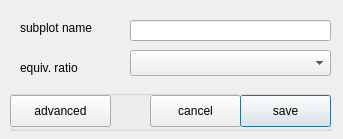
<?xml version="1.0" encoding="UTF-8"?>
<ui version="4.0">
 <class>Dialog</class>
 <widget class="QDialog" name="Dialog">
  <property name="geometry">
   <rect>
    <x>0</x>
    <y>0</y>
    <width>343</width>
    <height>139</height>
   </rect>
  </property>
  <property name="windowTitle">
   <string>subplot</string>
  </property>
  <widget class="QGroupBox" name="groupBox_3">
   <property name="geometry">
    <rect>
     <x>10</x>
     <y>90</y>
     <width>321</width>
     <height>41</height>
    </rect>
   </property>
   <property name="title">
    <string/>
   </property>
   <property name="flat">
    <bool>true</bool>
   </property>
   <widget class="QPushButton" name="btn_cancel">
    <property name="geometry">
     <rect>
      <x>140</x>
      <y>5</y>
      <width>91</width>
      <height>32</height>
     </rect>
    </property>
    <property name="text">
     <string>cancel</string>
    </property>
   </widget>
   <widget class="QPushButton" name="btn_save">
    <property name="geometry">
     <rect>
      <x>230</x>
      <y>5</y>
      <width>91</width>
      <height>32</height>
     </rect>
    </property>
    <property name="text">
     <string>save</string>
    </property>
    <property name="default">
     <bool>true</bool>
    </property>
   </widget>
   <widget class="QPushButton" name="btn_adv">
    <property name="geometry">
     <rect>
      <x>0</x>
      <y>5</y>
      <width>101</width>
      <height>32</height>
     </rect>
    </property>
    <property name="text">
     <string>advanced</string>
    </property>
   </widget>
  </widget>
  <widget class="QLabel" name="label_19">
   <property name="geometry">
    <rect>
     <x>20</x>
     <y>20</y>
     <width>121</width>
     <height>16</height>
    </rect>
   </property>
   <property name="text">
    <string>subplot name</string>
   </property>
  </widget>
  <widget class="QLineEdit" name="txt_name">
   <property name="geometry">
    <rect>
     <x>130</x>
     <y>20</y>
     <width>201</width>
     <height>21</height>
    </rect>
   </property>
   <property name="text">
    <string/>
   </property>
  </widget>
  <widget class="QLabel" name="label_20">
   <property name="geometry">
    <rect>
     <x>20</x>
     <y>60</y>
     <width>121</width>
     <height>16</height>
    </rect>
   </property>
   <property name="text">
    <string>equiv. ratio</string>
   </property>
  </widget>
  <widget class="QComboBox" name="cb_phi">
   <property name="geometry">
    <rect>
     <x>130</x>
     <y>50</y>
     <width>201</width>
     <height>26</height>
    </rect>
   </property>
  </widget>
 </widget>
 <resources/>
 <connections/>
</ui>
